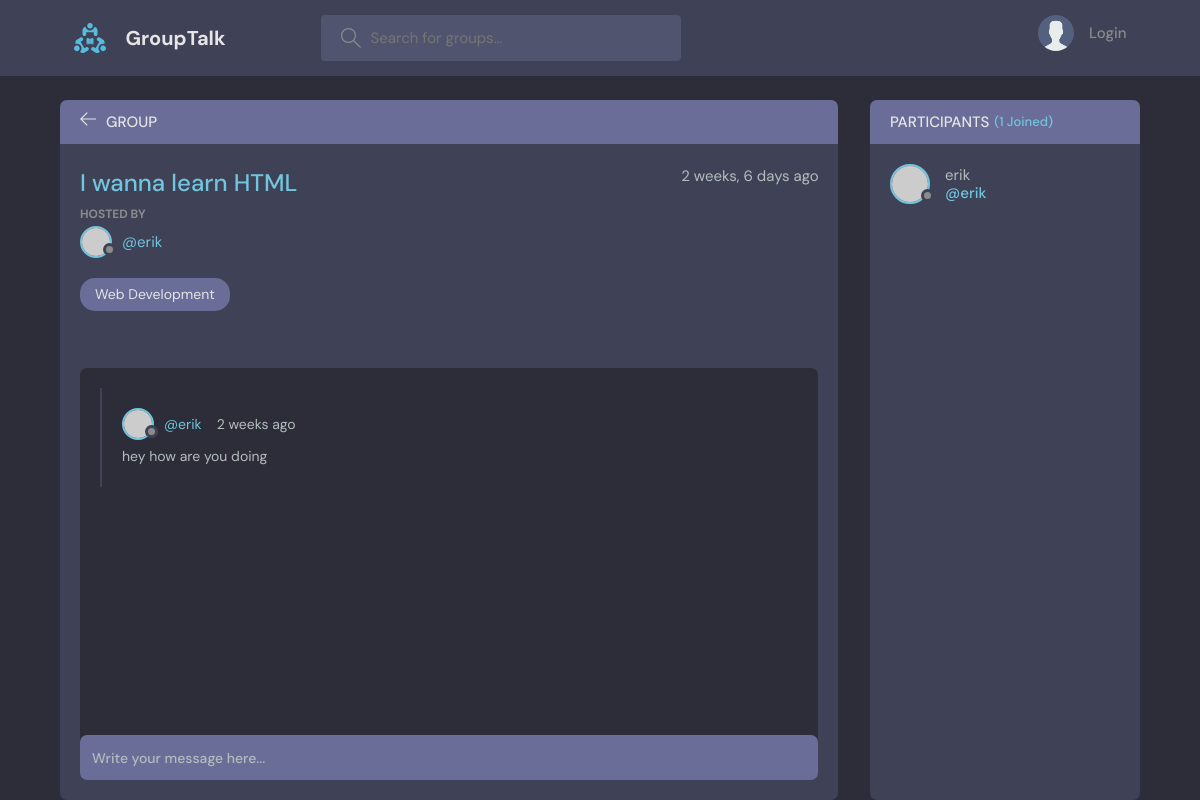
Screenshot of /group/3/ with the database file from the repository.
### base/models.py (models this page shows, shortened)
class Group(models.Model):
    host = models.ForeignKey(User, on_delete=models.SET_NULL, null=True)
    topic = models.ForeignKey(Topic, on_delete=models.SET_NULL, null=True)
    name = models.CharField(max_length=200)
    description = models.TextField(null=True, blank=True)
    participants = models.ManyToManyField(User, related_name='participants', blank=True)
    updated = models.DateTimeField(auto_now=True)
    created = models.DateTimeField(auto_now_add=True)
    class Meta:
        ordering = ['-updated', '-created']

class Topic(models.Model):
    name = models.CharField(max_length=200)
    def __str__(self):
        return self.name

class Message(models.Model):
    user = models.ForeignKey(User, on_delete=models.CASCADE)
    group = models.ForeignKey(Group, on_delete=models.CASCADE)
    body = models.TextField()
    updated = models.DateTimeField(auto_now=True)
    created = models.DateTimeField(auto_now_add=True)
    class Meta:
        ordering = ['-updated', '-created']

### base/views.py (the view, shortened to what this page needs)
# urls.py: path('group/<str:pk>/', views.group, name="group"),
def group(request, pk):
   group = Group.objects.get(id=pk)
   group_messages = group.message_set.all()
   participants = group.participants.all()
   context = {'group': group, 'group_messages': group_messages, 'participants': participants}
   return render(request, 'base/group.html', context)

### base/templates/base/group.html (shortened to what this page needs)
{% extends 'main.html' %}
{% block content %}
    <main class="profile-page layout layout--2">
      <div class="container">
        <div class="room">
          <div class="room__top">
            <div class="room__topLeft">
              <a href="{% url 'home' %}">
                <svg version="1.1" xmlns="http://www.w3.org/2000/svg" width="32" height="32" viewBox="0 0 32 32">
                  <title>arrow-left</title>
                  <path
                    d="M13.723 2.286l-13.723 13.714 13.719 13.714 1.616-1.611-10.96-10.96h27.625v-2.286h-27.625l10.965-10.965-1.616-1.607z"
                  ></path>
                </svg>
              </a>
              <h3>Group</h3>
            </div>
          </div>
          <div class="room__box scroll">
            <div class="room__header scroll">
              <div class="room__info">
                <h3>{{group.name}}</h3>
                <span>{{group.created|timesince}} ago</span>
              </div>
              <div class="room__hosted">
                <p>Hosted By</p>
                <a href="{% url 'user-profile' group.host.id %}" class="room__author">
                  <div class="avatar avatar--small">
                    <img src="https://randomuser.me/api/portraits/men/37.jpg" />
                  </div>
                  <span>@{{group.host.username}}</span>
                </a>
              </div>
              <span class="room__topics">{{group.topic}}</span>
            </div>
            <div class="room__conversation">
              <div class="threads scroll">
                {% for message in group_messages %}
                <div class="thread">
                  <div class="thread__top">
                    <div class="thread__author">
                      <a href="{% url 'user-profile' message.id %}" class="thread__authorInfo">
                        <div class="avatar avatar--small">
                          <img src="https://randomuser.me/api/portraits/men/37.jpg" />
                        </div>
                        <span>@{{message.user.username}} </span>
                      </a>
                      <span class="thread__date">{{message.created|timesince}} ago</span>
                    </div>
                  </div>
                  <div class="thread__details">
                    {{message.body}}
                  </div>
                </div>
                {% endfor %}
              </div>
            </div>
          </div>
          <div class="room__message">
            <form action="#"><input name="" placeholder="Write your message here..." /></form>
          </div>
        </div>
        <div class="participants">
          <h3 class="participants__top">Participants <span>({{participants.count}} Joined)</span></h3>
          <div class="participants__list scroll">
            {% for user in participants %}
            <a href="{% url 'user-profile' user.id %}" class="participant">
              <div class="avatar avatar--medium">
                <img src="https://randomuser.me/api/portraits/men/37.jpg" />
              </div>
              <p>
                {{user.username}}
                <span>@{{user.username}} </span>
              </p>
            </a>
            {% endfor %}
          </div>
        </div>
      </div>
    </main>
{% endblock %}

### rows the page displays
Group: name "I wanna learn HTML", created "2 weeks, 6 days", host.username "erik", topic "Web Development"
Message: user.username "erik", created "2 weeks", body "hey how are you doing"

### other values shown
{{ participants.count }} "1"
{{ user.username }} "erik"
